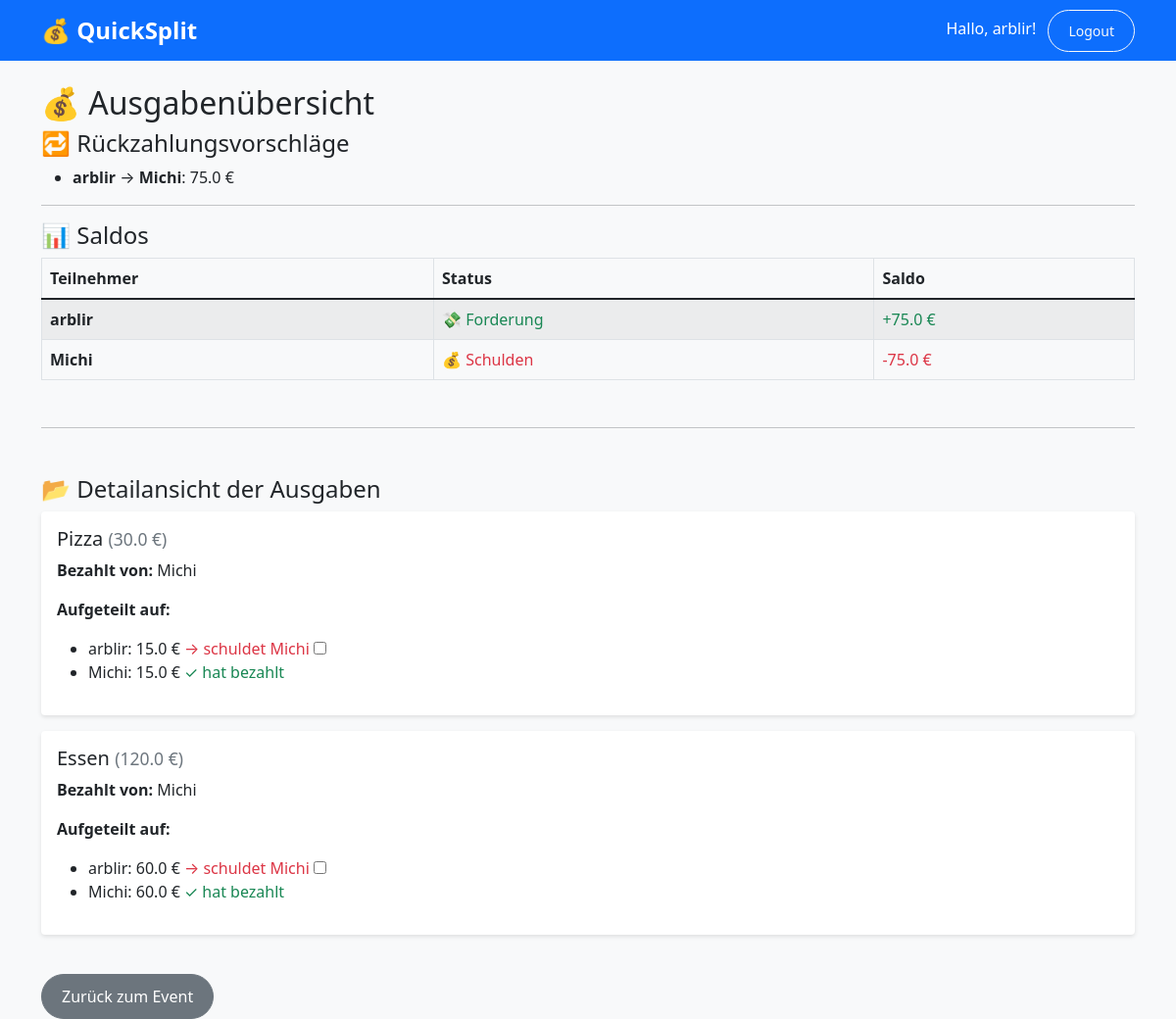
The page /expenses/1/summary (signed in) on the database its author committed.
### tables this page shows
CREATE TABLE participants (
        id INTEGER PRIMARY KEY AUTOINCREMENT,
        name TEXT NOT NULL,
        event_id INTEGER NOT NULL,
        FOREIGN KEY (event_id) REFERENCES events(id)
    );

CREATE TABLE expenses (
            id INTEGER PRIMARY KEY AUTOINCREMENT,
            title TEXT NOT NULL,
            amount REAL NOT NULL,
            date DATE DEFAULT CURRENT_DATE,
            payer_id INTEGER NOT NULL,
            event_id INTEGER NOT NULL,
            FOREIGN KEY (payer_id) REFERENCES users(id),
            FOREIGN KEY (event_id) REFERENCES events(id)
        );

CREATE TABLE expense_participants (
            expense_id INTEGER NOT NULL,
            user_id INTEGER NOT NULL,
            amount_owed REAL NOT NULL, paid BOOLEAN DEFAULT 0,
            PRIMARY KEY (expense_id, user_id),
            FOREIGN KEY (expense_id) REFERENCES expenses(id),
            FOREIGN KEY (user_id) REFERENCES users(id)
        );

### WEBAPP/routes/expenses.py (the view)
@expenses_bp.route('/<int:event_id>/summary')
def summary(event_id):
    if 'user_id' not in session:
        return redirect(url_for('auth.login'))
    conn = get_db_connection()
    participants = conn.execute(
        'SELECT * FROM participants WHERE event_id = ?',
        (event_id,)
    ).fetchall()
    balances = {p['id']: 0.0 for p in participants}
    id_to_name = {p['id']: p['name'] for p in participants}
    rows = conn.execute('''
        SELECT e.id AS expense_id, e.payer_id, ep.user_id, ep.amount_owed
        FROM expenses e
        JOIN expense_participants ep ON e.id = ep.expense_id
        WHERE e.event_id = ? AND ep.paid = 0
    ''', (event_id,)).fetchall()
    for row in rows:
        balances[row['payer_id']] -= row['amount_owed']
        balances[row['user_id']] += row['amount_owed']
    debtors = sorted([(uid, amt) for uid, amt in balances.items() if amt > 0], key=lambda x: x[1])
    creditors = sorted([(uid, -amt) for uid, amt in balances.items() if amt < 0], key=lambda x: x[1])
    transactions = []
    i, j = 0, 0
    while i < len(debtors) and j < len(creditors):
        debtor_id, debt_amt = debtors[i]
        creditor_id, credit_amt = creditors[j]
        amount = min(debt_amt, credit_amt)
        transactions.append({
            'from': id_to_name[debtor_id],
            'to': id_to_name[creditor_id],
            'amount': round(amount, 2)
        })
        debtors[i] = (debtor_id, debt_amt - amount)
        creditors[j] = (creditor_id, credit_amt - amount)
        if debtors[i][1] == 0:
            i += 1
        if creditors[j][1] == 0:
            j += 1
    expense_rows = conn.execute('''
        SELECT e.id, e.title, e.amount, e.payer_id, p.name AS payer_name
        FROM expenses e
        JOIN participants p ON e.payer_id = p.id
        WHERE e.event_id = ?
    ''', (event_id,)).fetchall()
    all_expenses = []
    for exp in expense_rows:
        participants_split = conn.execute('''
            SELECT ep.user_id, ep.amount_owed, ep.paid, p.name
            FROM expense_participants ep
            JOIN participants p ON ep.user_id = p.id
            WHERE ep.expense_id = ?
        ''', (exp['id'],)).fetchall()
        all_expenses.append({
            'id': exp['id'],
            'title': exp['title'],
            'amount': exp['amount'],
            'payer_name': exp['payer_name'],
            'participants': participants_split
        })
    conn.close()
    return render_template(
        'events/summary.html',
        transactions=transactions,
        balances=balances,
        names=id_to_name,
        all_expenses=all_expenses,
        event_id=event_id
    )

### WEBAPP/database.py (called while the page is built)
def get_db_connection():
    conn = sqlite3.connect(DATABASE)
    conn.row_factory = sqlite3.Row
    return conn

### WEBAPP/templates/events/summary.html (shortened to what this page needs)
{% extends "base.html" %}
{% block content %}
<h2>💰 Ausgabenübersicht</h2>
<h4>🔁 Rückzahlungsvorschläge</h4>
{% if transactions %}
  <ul>
    {% for t in transactions %}
      <li><strong>{{ t.from }}</strong> → <strong>{{ t.to }}</strong>: {{ t.amount }} €</li>
    {% endfor %}
  </ul>
{% else %}
  <p>Alle Schulden sind ausgeglichen 🎉</p>
{% endif %}
<hr>
<h4>📊 Saldos</h4>
<table class="table table-bordered table-striped align-middle">
  <thead>
    <tr>
      <th>Teilnehmer</th>
      <th>Status</th>
      <th>Saldo</th>
    </tr>
  </thead>
  <tbody>
    {% for uid, saldo in balances.items() %}
    <tr>
      <td><strong>{{ names[uid] }}</strong></td>
      <td>
        {% if saldo > 0 %}
          <span class="text-success">💸 Forderung</span>
        {% elif saldo < 0 %}
          <span class="text-danger">💰 Schulden</span>
        {% else %}
          <span class="text-muted">✅ Ausgeglichen</span>
        {% endif %}
      </td>
      <td>
        {% if saldo > 0 %}
          <span class="text-success">+{{ saldo | round(2) }} €</span>
        {% elif saldo < 0 %}
          <span class="text-danger">{{ saldo | round(2) }} €</span>
        {% else %}
          <span class="text-muted">0,00 €</span>
        {% endif %}
      </td>
    </tr>
    {% endfor %}
  </tbody>
</table>
<hr class="my-5">
<h4>📂 Detailansicht der Ausgaben</h4>
{% for exp in all_expenses %}
  <div class="card mb-3">
    <div class="card-body">
      <h5>{{ exp.title }} <small class="text-muted">({{ exp.amount }} €)</small></h5>
      <p><strong>Bezahlt von:</strong> {{ exp.payer_name }}</p>
      <p><strong>Aufgeteilt auf:</strong></p>
      <ul>
        {% for user in exp.participants %}
          <li>
            {{ user.name }}: {{ user.amount_owed | round(2) }} €
            {% if user.name != exp.payer_name %}
              {% if user.paid %}
                <span class="text-success">✔ bereits bezahlt</span>
              {% else %}
                <span class="text-danger">→ schuldet {{ exp.payer_name }}</span>
              {% endif %}
              <form method="POST"
                    action="{{ url_for('expenses.toggle_paid', expense_id=exp.id, user_id=user.user_id) }}"
                    style="display:inline;">
                <input type="checkbox" onchange="this.form.submit()" {% if user.paid %}checked{% endif %}>
              </form>
            {% else %}
              <span class="text-success">✓ hat bezahlt</span>
            {% endif %}
          </li>
        {% endfor %}
      </ul>
    </div>
  </div>
{% endfor %}
<a href="{{ url_for('events.show_event', event_id=event_id) }}" class="btn btn-secondary mt-4">Zurück zum Event</a>
{% endblock %}

### WEBAPP/templates/base.html (shortened to what this page needs)
<!DOCTYPE html>
<html lang="de">
<head>
    <link href="https://cdn.jsdelivr.net/npm/bootstrap@5.1.3/dist/css/bootstrap.min.css" rel="stylesheet">
    <link rel="stylesheet" href="{{ url_for('static', filename='style.css') }}">
</head>
<body>
        <nav class="navbar navbar-expand-lg navbar-dark bg-primary">
            <div class="container">
                <a class="navbar-brand" href="{{ url_for('index') }}">💰 QuickSplit</a>
                <div class="ms-auto">
                    {% if session.get('user_id') %}
                        <span class="navbar-text me-2 text-white">
                            Hallo, {{ session.get('user_name') }}!
                        </span>
                        <a href="{{ url_for('auth.logout') }}" class="btn btn-outline-light btn-sm">Logout</a>
                    {% endif %}
                </div>
            </div>
        </nav>
    <div class="container mt-4">
        {% block content %}{% endblock %}
    </div>
</body>
</html>

### WEBAPP/static/style.css (style rules this page uses)
body { background-color: #f8f9fa; }
.navbar-brand { font-weight: bold; font-size: 1.5rem; }
.card { transition: transform 0.2s; border: none; box-shadow: 0 2px 4px rgba(0,0,0,0.1); }
.btn { border-radius: 25px; padding: 10px 20px; }

### rows shown on the page
participants: get "arblir", from "arblir", name "arblir"
participants: to "Michi", name "Michi", payer_name "Michi"
expenses: title "Pizza", amount "30.0", payer_name "Michi"
expense_participants: name "arblir", amount_owed "15.0"
expense_participants: name "Michi", amount_owed "15.0", shows "✓ hat bezahlt"
expenses: title "Essen", amount "120.0", payer_name "Michi"
expense_participants: name "arblir", amount_owed "60.0"
expense_participants: name "Michi", amount_owed "60.0", shows "✓ hat bezahlt"

### other values the page prints
{{ t.amount }} "75.0"
{{ saldo | round(2) }} "75.0"
{{ saldo | round(2) }} "-75.0"
